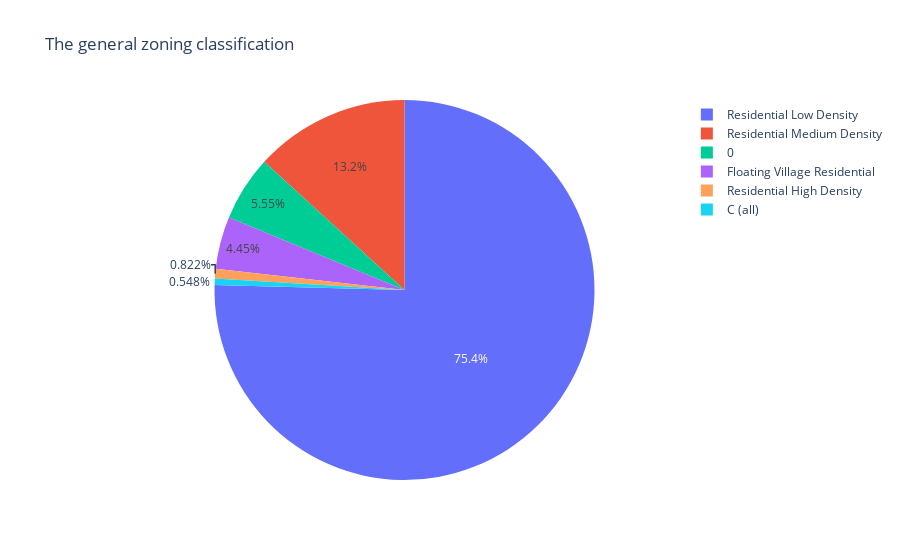

Write notebook code for a chart like this one.
### Markdown cell above
## Visualizaciones
Para conocer la distribución de la zonas donde se encuentran las casas de la base de datos, podemos ver que la mayoría estan en zonas residenciales de densidad bajas, seguidas de la densidad media

### Code cell
MSZoning_keys = {'A' : 'Agriculture', 'C' : 'Commercial','FV' : 'Floating Village Residential', 'I' : 'Industrial', 'RH' : 'Residential High Density',\
                 'RL' : 'Residential Low Density', 'RP' : 'Residential Low Density Park', 'RM' : 'Residential Medium Density' }

df = data_cle.groupby(data_cle['MSZoning']).agg('count')
fig = px.pie(df, values='Id' ,names = df.index, title='The general zoning classification')

#fig.update_traces(textposition='inside', textinfo='percent+label')
fig.show()

### Figure 1 — Plotly figure (JSON) as saved in the notebook; plotly's stock layout.template omitted (floating-point values rounded to 4 significant figures)
{"data": [{"domain": {"x": [0, 1], "y": [0, 1]}, "hovertemplate": "MSZoning=%{label}<br>Id=%{value}<extra></extra>", "labels": [0, "C (all)", "Floating Village Residential", "Residential High Density", "Residential Low Density", "Residential Medium Density"], "legendgroup": "", "name": "", "showlegend": true, "type": "pie", "values": [81, 8, 65, 12, 1101, 193]}], "layout": {"legend": {"tracegroupgap": 0}, "title": {"text": "The general zoning classification"}}}
